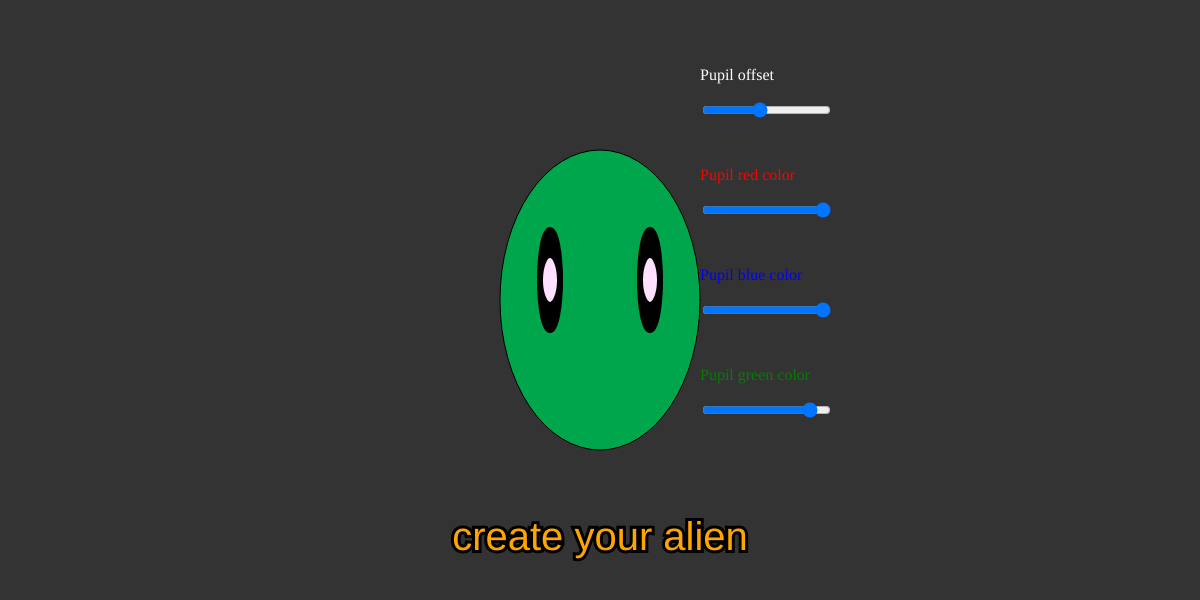
Frame 1 (no input)
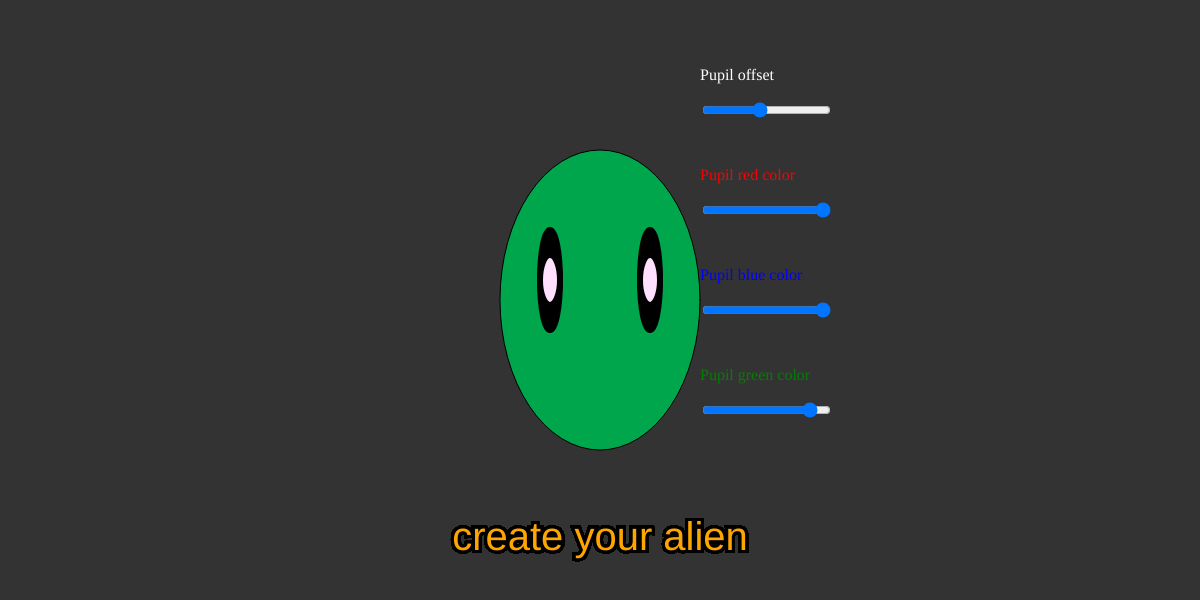
Frame 60 (no input)
Frame 120 (the mouse pressed at the canvas centre since frame 60): identical to frame 60, image omitted

The p5.js sketch that drew these frames (run headless with seeded random() and noise() and a simulated clock; from frame 60 on, the mouse is pressed at the canvas centre):

// p5.js sketch
// ── sketch.js


//color values for character face
var r = 0;
var g = 166;
var b = 75;

var eyer = 0;
var eyeg = 0;
var eyeb = 0;

var pupilr = 255;
var pupilg = 225;
var pupilb = 255;

var eyeOffset = 50;

var pupilOffset = 50;


function setup() {
    createCanvas(windowWidth, 600);

    character();
    //face color sliders
    createP("Face red color").style('color', 'red');
    var redSlider = createSlider(0, 255, r);
    redSlider.input(updateRed);

    createP("Face blue color").style('color', 'blue');
    var blueSlider = createSlider(0, 255, b);
    blueSlider.input(updateBlue);

    createP("Face green color").style('color', 'green');
    var greenSlider = createSlider(0, 255, g);
    greenSlider.input(updateGreen);

    // eye slider

    createP('Eye offset').style('color', 'white');
    var eyeSlider = createSlider(10, 100, eyeOffset);
    eyeSlider.input(updateEyes);


    // eye color sliders


    createP("Eye red color").style('color', 'red');
    var eyerSlider = createSlider(0, 255, eyer);
    eyerSlider.input(updateEyer);

    createP("Eye green color").style('color', 'blue');
    var eyebSlider = createSlider(0, 255, eyeb);
    eyebSlider.input(updateEyeb);

    createP("Eye blue color").style('color', 'green');
    var eyegSlider = createSlider(0, 255, eyeg);
    eyegSlider.input(updateEyeg);
    ///


    createP('Pupil offset').style('color', 'white').position(width - 500, height - 550);
    var pupilSlider = createSlider(10, 100, pupilOffset).position(width - 500, height - 500);
    pupilSlider.input(updatePupils);


    // pupil color sliders

    createP("Pupil red color").style('color', 'red').position(width - 500, height - 450);
    var pupilrSlider = createSlider(0, 255, pupilr).position(width - 500, height - 400);
    pupilrSlider.input(updatePupilr);

    

    createP("Pupil green color").style('color', 'green').position(width - 500, height - 250);
    var pupilgSlider = createSlider(0, 255, pupilg).position(width - 500, height - 200);
    pupilgSlider.input(updatePupilg);
    
    createP("Pupil blue color").style('color', 'blue').position(width - 500, height - 350);
    var pupilbSlider = createSlider(0, 255, pupilb).position(width - 500, height - 300);
    pupilbSlider.input(updatePupilb);
}

function updateRed() {
    r = this.value();
    character();
}

function updateBlue() {
    b = this.value();
    character();
}

function updateGreen() {
    g = this.value();
    character();
}



function updateEyer() {
    eyer = this.value();
    character();
}

function updateEyeb() {
    eyeb = this.value();
    character();
}

function updateEyeg() {
    eyeg = this.value();
    character();
}


function updateEyes() {
    eyeOffset = this.value();
    character();


}

function updatePupils() {
    pupilOffset = this.value();
    character();


}

function updatePupilr() {
    pupilr = this.value();
    character();
}

function updatePupilb() {
    pupilb = this.value();
    character();
}

function updatePupilg() {
    pupilg = this.value();
    character();
}

function character() {
    background(51);
    fill(r, g, b);
    ellipse(width / 2, height / 2, 200, 300); //face

    stroke('black');
    strokeWeight(6);
    fill(eyer, eyeb, eyeg);
    ellipse(width / 2 - eyeOffset, height / 2 - 20, 20, 100); // left eye
    ellipse(width / 2 + eyeOffset, height / 2 - 20, 20, 100); // right eye 

    fill(pupilr, pupilg, pupilb);
    ellipse(width / 2 - pupilOffset, height / 2 - 20, 20, 50); // left pupil
    ellipse(width / 2 + pupilOffset, height / 2 - 20, 20, 50); // right pupil


}

function draw() {
    textAlign(CENTER);
    fill('orange');
    textSize(40);
    text('create your alien', width / 2, height - 50);

}

// ── style.css
body{
    margin: 0;
}

p{
    font-size: 2em;
    margin: 0;
    font-family: sans-serif;
    
}

canvas{
    position: fixed;
    z-index: -1;
}
